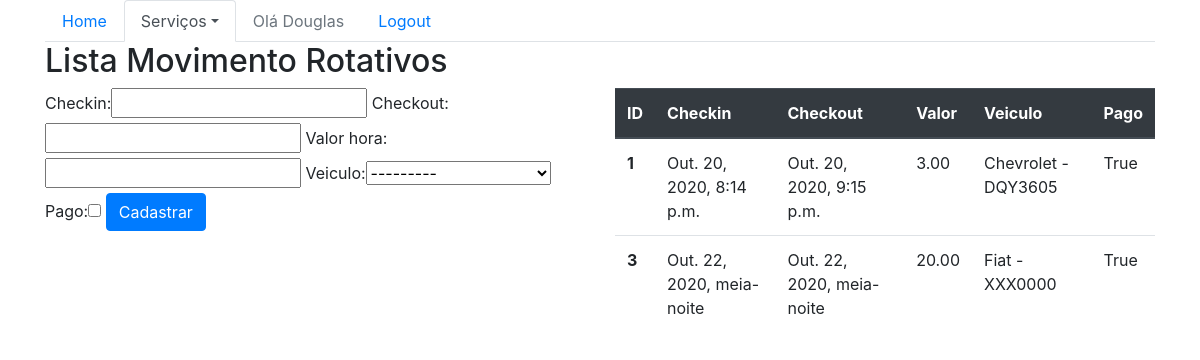
The page /sistema/movRotativos/ (signed in) on the database as committed earlier.
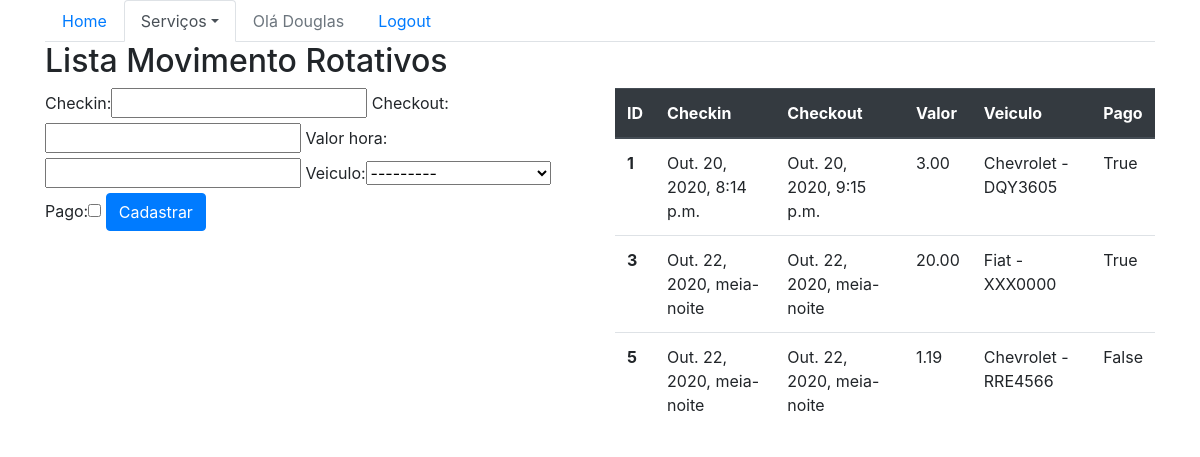
The same page on the database as committed later.
### core/models.py (models this page shows, shortened)
class MovRotativo(models.Model):
    checkin = models.DateTimeField(auto_now=False)
    checkout = models.DateTimeField(auto_now=False, null=True, blank=True)
    valor_hora = models.DecimalField(max_digits=5, decimal_places=2)
    veiculo = models.ForeignKey(Veiculo, on_delete=models.CASCADE)
    pago = models.BooleanField(default=False)

class Veiculo(models.Model):
    marca = models.ForeignKey(Marca, on_delete=models.CASCADE)
    placa = models.CharField(max_length=7)
    proprietario = models.ForeignKey(Pessoa, on_delete=models.CASCADE)
    cor = models.CharField(max_length=15)
    observacoes = models.TextField()
    def __str__(self):
        return self.marca.nome + ' - ' + self.placa

class Marca(models.Model):
    nome = models.CharField(max_length=50)

### core/views.py (the view)
@login_required(login_url='/accounts/login/')
def lista_movRotativos(request):
    movRotativos = MovRotativo.objects.all()
    form = MovRotativoForm()
    data = {'movRotativos': movRotativos, 'form': form}
    return render(request, 'core/lista_movRotativos.html', data)

### core/forms.py
class MovRotativoForm(ModelForm):
    class Meta:
        model = MovRotativo
        fields = '__all__'

### core/templates/core/lista_movRotativos.html (shortened to what this page needs)
{% extends 'base.html' %}
{% load bootstrap %}
{% block menu %}
    <ul class="nav nav-tabs">
        <li class="nav-item">
            <a class="nav-link" href="{% url 'core_home' %}">Home</a>
        </li>
        <li class="nav-item dropdown">
            <a class="nav-link dropdown-toggle active" data-toggle="dropdown" href="#" role="button" aria-haspopup="true" aria-expanded="false">Serviços</a>
        </li>
        {% if user.is_authenticated %}
            <li class="nav-item">
                <a class="nav-link disabled" href="#">Olá {{ user }}</a>
            </li>
            <li class="nav-item">
                <a class="nav-link" href="{% url 'logout' %}">Logout</a>
            </li>
        {% else %}
            <li class="nav-item">
                <a class="nav-link" href="{% url 'login' %}">Login</a>
            </li>
        {% endif %}
    </ul>
{% endblock %}
{% block main %}
    <div class="row">
        <div class="col-sm-6">
            <h2>Lista Movimento Rotativos</h2>
        </div>
    </div>
    <div class="row">
        <div class="col-sm-6">
            <form action="{% url 'core_movRotativo_novo' %}" method="POST">
                {{ form|bootstrap }}
                <button type="submit" class="btn btn-primary">Cadastrar</button>
            </form>
        </div>
        <div class="col-sm-6">
             <table class="table">
                <thead class="thead-dark">
                    <tr>
                    <th scope="col">ID</th>
                    <th scope="col">Checkin</th>
                    <th scope="col">Checkout</th>
                    <th scope="col">Valor</th>
                    <th scope="col">Veiculo</th>
                    <th scope="col">Pago</th>
                    </tr>
                </thead>
                <tbody>
                    {% for movRotativo in movRotativos %}
                        <tr>
                            <th scope="row">{{ movRotativo.id}}</th>
                            <td>{{ movRotativo.checkin}}</td>
                            <td>{{ movRotativo.checkout}}</td>
                            <td>{{ movRotativo.valor_hora}}</td>
                            <td>{{ movRotativo.veiculo}}</td>
                            <td>{{ movRotativo.pago}}</td>
                        </tr>
                    {% endfor%}
                </tbody>
            </table>
        </div>
    </div>
{% endblock %}

Rows that differ between the two databases and show on the page:
added MovRotativo: id "5", checkin "Out. 22, 2020, meia-noite", checkout "Out. 22, 2020, meia-noite", valor_hora "1.19", veiculo "Chevrolet - RRE4566", pago "False"
